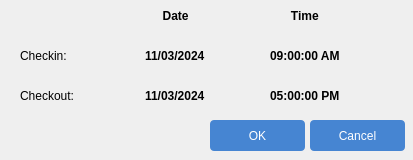
<?xml version="1.0" encoding="UTF-8"?>
<ui version="4.0">
 <class>AttendanceEventDeleteFormClass</class>
 <widget class="QWidget" name="AttendanceEventDeleteFormClass">
  <property name="geometry">
   <rect>
    <x>0</x>
    <y>0</y>
    <width>413</width>
    <height>160</height>
   </rect>
  </property>
  <property name="windowTitle">
   <string>AttendanceEventDeleteForm</string>
  </property>
  <widget class="QWidget" name="horizontalLayoutWidget_3">
   <property name="geometry">
    <rect>
     <x>9</x>
     <y>80</y>
     <width>391</width>
     <height>31</height>
    </rect>
   </property>
   <layout class="QHBoxLayout" name="horizontalLayout_3">
    <item>
     <widget class="QLabel" name="checkoutLabel">
      <property name="text">
       <string>Checkout:</string>
      </property>
     </widget>
    </item>
    <item>
     <widget class="QLabel" name="checkoutDateLabel">
      <property name="font">
       <font>
        <weight>75</weight>
        <bold>true</bold>
       </font>
      </property>
      <property name="text">
       <string>11/03/2024</string>
      </property>
     </widget>
    </item>
    <item>
     <widget class="QLabel" name="checkoutTimeLabel">
      <property name="font">
       <font>
        <weight>75</weight>
        <bold>true</bold>
       </font>
      </property>
      <property name="text">
       <string>05:00:00 PM</string>
      </property>
     </widget>
    </item>
   </layout>
  </widget>
  <widget class="QWidget" name="horizontalLayoutWidget">
   <property name="geometry">
    <rect>
     <x>10</x>
     <y>0</y>
     <width>391</width>
     <height>31</height>
    </rect>
   </property>
   <layout class="QHBoxLayout" name="horizontalLayout">
    <item>
     <widget class="QLabel" name="label_9">
      <property name="maximumSize">
       <size>
        <width>180</width>
        <height>16777215</height>
       </size>
      </property>
      <property name="text">
       <string/>
      </property>
     </widget>
    </item>
    <item>
     <widget class="QLabel" name="dateLabel">
      <property name="font">
       <font>
        <weight>75</weight>
        <bold>true</bold>
       </font>
      </property>
      <property name="text">
       <string>     Date</string>
      </property>
     </widget>
    </item>
    <item>
     <widget class="QLabel" name="timeLabel">
      <property name="font">
       <font>
        <weight>75</weight>
        <bold>true</bold>
       </font>
      </property>
      <property name="text">
       <string>      Time</string>
      </property>
     </widget>
    </item>
   </layout>
  </widget>
  <widget class="QWidget" name="horizontalLayoutWidget_2">
   <property name="geometry">
    <rect>
     <x>9</x>
     <y>40</y>
     <width>391</width>
     <height>31</height>
    </rect>
   </property>
   <layout class="QHBoxLayout" name="horizontalLayout_2">
    <item>
     <widget class="QLabel" name="checkinLabel">
      <property name="text">
       <string>Checkin:</string>
      </property>
     </widget>
    </item>
    <item>
     <widget class="QLabel" name="checkinDateLabel">
      <property name="font">
       <font>
        <weight>75</weight>
        <bold>true</bold>
       </font>
      </property>
      <property name="text">
       <string>11/03/2024</string>
      </property>
     </widget>
    </item>
    <item>
     <widget class="QLabel" name="checkinTimeLabel">
      <property name="font">
       <font>
        <weight>75</weight>
        <bold>true</bold>
       </font>
      </property>
      <property name="text">
       <string>09:00:00 AM</string>
      </property>
     </widget>
    </item>
   </layout>
  </widget>
  <widget class="QPushButton" name="btnCancel">
   <property name="geometry">
    <rect>
     <x>310</x>
     <y>120</y>
     <width>95</width>
     <height>31</height>
    </rect>
   </property>
   <property name="font">
    <font>
     <family>Arial</family>
     <pointsize>9</pointsize>
    </font>
   </property>
   <property name="styleSheet">
    <string notr="true">QPushButton {
	text-align: center;
	color: #fff;
	background-color: rgba(70, 133, 210, 1);
	border-radius: 4px;
}

QPushButton:hover {
	background-color: rgba(70, 133, 210, 0.7);
}</string>
   </property>
   <property name="text">
    <string>Cancel</string>
   </property>
   <property name="icon">
    <iconset>
     <normaloff>../icons/close.png</normaloff>../icons/close.png</iconset>
   </property>
   <property name="iconSize">
    <size>
     <width>12</width>
     <height>12</height>
    </size>
   </property>
  </widget>
  <widget class="QPushButton" name="btnOk">
   <property name="geometry">
    <rect>
     <x>210</x>
     <y>120</y>
     <width>95</width>
     <height>31</height>
    </rect>
   </property>
   <property name="font">
    <font>
     <family>Arial</family>
     <pointsize>9</pointsize>
    </font>
   </property>
   <property name="styleSheet">
    <string notr="true">QPushButton {
	text-align: center;
	color: #fff;
	background-color: rgba(70, 133, 210, 1);
	border-radius: 4px;
}

QPushButton:hover {
	background-color: rgba(70, 133, 210, 0.7);
}</string>
   </property>
   <property name="text">
    <string>OK</string>
   </property>
   <property name="icon">
    <iconset>
     <normaloff>../icons/check.png</normaloff>../icons/check.png</iconset>
   </property>
   <property name="iconSize">
    <size>
     <width>16</width>
     <height>16</height>
    </size>
   </property>
  </widget>
 </widget>
 <layoutdefault spacing="6" margin="11"/>
 <resources/>
 <connections/>
</ui>
